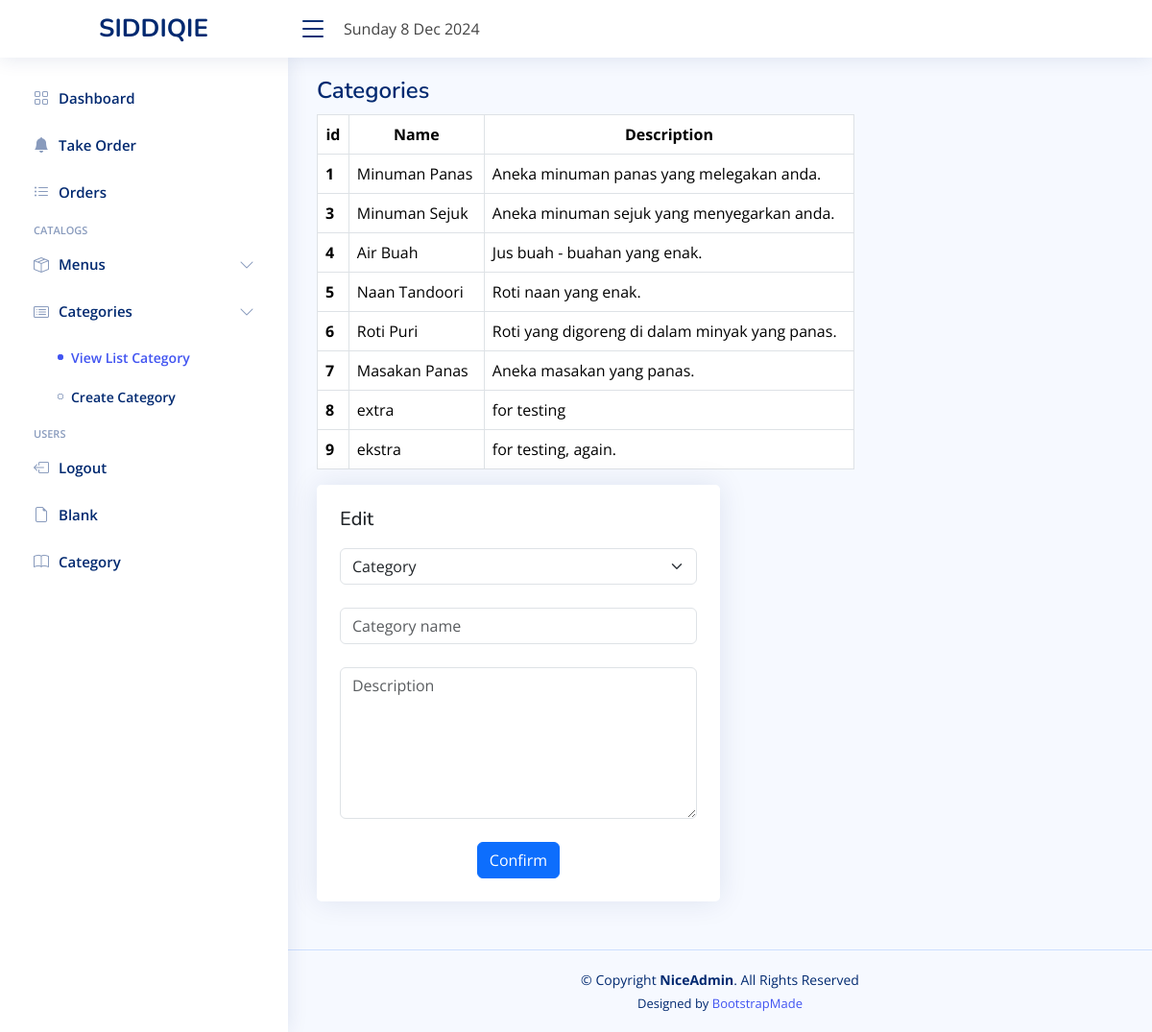
Screenshot of /view_category.php with the database file from the repository.
### tables this page shows
CREATE TABLE `categories` (
  `category_id` int(11) NOT NULL,
  `name` varchar(50) NOT NULL,
  `description` text DEFAULT NULL,
  `created_at` timestamp NOT NULL DEFAULT current_timestamp()
);

### view_category.php (the view, shortened to what this page needs)
<!DOCTYPE html>
<html lang="en">
<head>
    <link href="assets/vendor/bootstrap/css/bootstrap.min.css" rel="stylesheet">
    <link href="assets/vendor/bootstrap-icons/bootstrap-icons.css" rel="stylesheet">
    <link href="assets/vendor/boxicons/css/boxicons.min.css" rel="stylesheet">
    <link href="assets/vendor/quill/quill.snow.css" rel="stylesheet">
    <link href="assets/vendor/quill/quill.bubble.css" rel="stylesheet">
    <link href="assets/vendor/remixicon/remixicon.css" rel="stylesheet">
    <link href="assets/vendor/simple-datatables/style.css" rel="stylesheet">
    <link href="assets/css/style.css" rel="stylesheet">
</head>
<body>
    <header id="header" class="header fixed-top d-flex align-items-center">
        <div class="d-flex align-items-center justify-content-between">
            <a href="index.html" class="logo d-flex align-items-center">
                <span class="d-none d-lg-block mx-auto">SIDDIQIE</span>
            </a>
            <i class="bi bi-list toggle-sidebar-btn"></i>
        </div>
        <div class="main mt-3 ms-3">
            <p id="datetime"></p>
        </div>
    </header>
    <aside id="sidebar" class="sidebar">
        <ul class="sidebar-nav" id="sidebar-nav">
            <li class="nav-item">
                <a class="nav-link collapsed" href="index.html">
                    <i class="bi bi-grid"></i>
                    <span>Dashboard</span>
                </a>
            </li>
            <li class="nav-item">
                <a class="nav-link collapsed" href="index.html">
                    <i class="bi bi-bell-fill"></i>
                    <span>Take Order</span>
                </a>
            </li>
            <li class="nav-item">
                <a class="nav-link collapsed" href="index.html">
                    <i class="bi bi-list-ul"></i>
                    <span>Orders</span>
                </a>
            </li>
            <li class="nav-heading">Catalogs</li>
            <li class="nav-item">
                <a class="nav-link collapsed" data-bs-target="#components-nav" data-bs-toggle="collapse" href="#">
                    <i class="bi bi-box-seam"></i><span>Menus</span><i class="bi bi-chevron-down ms-auto"></i>
                </a>
            </li>
            <li class="nav-item">
                <a class="nav-link collapsed" data-bs-target="#forms-nav" data-bs-toggle="collapse" href="#">
                    <i class="bi bi-card-list"></i><span>Categories</span><i class="bi bi-chevron-down ms-auto"></i>
                </a>
                <ul id="forms-nav" class="nav-content collapse show" data-bs-parent="#sidebar-nav">
                    <li>
                        <a href="view_category.php" class="active">
                            <i class="bi bi-circle"></i><span>View List Category</span>
                        </a>
                    </li>
                    <li>
                        <a href="category.php">
                            <i class="bi bi-circle"></i><span>Create Category</span>
                        </a>
                    </li>
                </ul>
            </li>
            <li class="nav-heading">Users</li>
            <li class="nav-item">
                <a class="nav-link collapsed" href="pages-login.html">
                    <i class="bi bi-box-arrow-left"></i>
                    <span>Logout</span>
                </a>
            </li>
            <li class="nav-item">
                <a class="nav-link collapsed" href="pages-blank.html">
                    <i class="bi bi-file-earmark"></i>
                    <span>Blank</span>
                </a>
            </li>
            <li class="nav-item">
                <a class="nav-link collapsed" href="category.php">
                    <i class="bi bi-book"></i>
                    <span>Category</span>
                </a>
            </li>
        </ul>
    </aside>
    <main id="main" class="main">
        <div class="pagetitle">
            <h1>Categories</h1>
        </div>
        <?php
        global $dbc;
        $query = "SELECT category_id AS id,  name AS name,  description AS description,  created_at AS created_at FROM categories";
        $result = @mysqli_query($dbc, $query);
        $num = @mysqli_num_rows($result);
        echo '<div class="col-lg-8">';
        if ($num > 0) {
            echo '<table class="table table-bordered"><thead><tr><th scope="col"><center>id</center></th><th scope="col"><center>Name</center></th><th scope="col"><center>Description</center></th></tr></thead>';
            while ($row = @mysqli_fetch_array($result, MYSQLI_ASSOC)) {
                echo '<tbody><tr><th scope="row">' . $row['id'] . '</th><td>' . $row['name'] . '</td><td>' . $row['description'] . '</td></tr>';
            }
        } else {
        }
        echo '</tbody>';
        echo '</table>';
        echo '</div>';
        $query2 = "select category_id, name from categories";
        $result2 = @mysqli_query($dbc, $query2);
        $num2 = @mysqli_num_rows($result2);
        ?>
        <div class="col-xl-6">
            <div class="card p-4">
                <div class="pagetitle">
                    <h5>Edit</h5>
                </div>
                <form action="view_category.php" method="post">
                    <div class="row gy-4">
                        <div class="col-md-12">
                            <?php
                            if ($num2 > 0) {
                                echo '<select class="form-select" name="category_id" aria-label="Default select example" required>
                                    <option value="" selected>Category</option>';
                            } else {
                                echo '<p>No categories available.</p>';
                            }
                            echo '</select>';
                            ?>
                        </div>
                        <div class="col-md-12">
                            <input type="text" class="form-control" name="name" placeholder="Category name" required>
                        </div>
                        <div class="col-md-12">
                            <textarea class="form-control" name="desc" rows="6" placeholder="Description" required></textarea>
                        </div>
                        <div class="col-md-12 text-center">
                            <button type="submit" class="btn btn-primary">Confirm</button>
                        </div>
                    </div>
                </form>
            </div>
        </div>
    </main>
    <footer id="footer" class="footer">
        <div class="copyright">
            &copy; Copyright <strong><span>NiceAdmin</span></strong>. All Rights Reserved
        </div>
        <div class="credits">
            Designed by <a href="https://bootstrapmade.com/">BootstrapMade</a>
        </div>
    </footer>
</body>
</html>

### assets/css/style.css (style rules this page uses)
:root { scroll-behavior: smooth; }
body { font-family: "Open Sans", sans-serif; background: #f6f9ff; color: #444444; }
a { color: #4154f1; text-decoration: none; }
h1, h2, h3, h4, h5, h6 { font-family: "Nunito", sans-serif; }
#main { margin-top: 60px; padding: 20px 30px; transition: all 0.3s; }
.pagetitle { margin-bottom: 10px; }
.pagetitle h1 { font-size: 24px; margin-bottom: 0; font-weight: 600; color: #012970; }
.card { margin-bottom: 30px; border: none; border-radius: 5px; box-shadow: 0px 0 30px rgba(1, 41, 112, 0.1); }
.logo { line-height: 1; }
@media (min-width: 1200px) { .logo { width: 280px; } }
.logo span { font-size: 26px; font-weight: 700; color: #012970; font-family: "Nunito", sans-serif; }
.header { transition: all 0.5s; z-index: 997; height: 60px; box-shadow: 0px 2px 20px rgba(1, 41, 112, 0.1); background-color: #fff; padding-left: 20px; }
.header .toggle-sidebar-btn { font-size: 32px; padding-left: 10px; cursor: pointer; color: #012970; }
.sidebar { position: fixed; top: 60px; left: 0; bottom: 0; width: 300px; z-index: 996; transition: all 0.3s; padding: 20px; overflow-y: auto; scrollbar-width: thin; scrollbar-color: #aab7cf transparent; box-shadow: 0px 0px 20px rgba(1, 41, 112, 0.1); background-color: #fff; }
@media (min-width: 1200px) { #main, #footer { margin-left: 300px; } }
.sidebar-nav { padding: 0; margin: 0; list-style: none; }
.sidebar-nav li { padding: 0; margin: 0; list-style: none; }
.sidebar-nav .nav-item { margin-bottom: 5px; }
.sidebar-nav .nav-heading { font-size: 11px; text-transform: uppercase; color: #899bbd; font-weight: 600; margin: 10px 0 5px 15px; }
.sidebar-nav .nav-link { display: flex; align-items: center; font-size: 15px; font-weight: 600; color: #4154f1; transition: 0.3; background: #f6f9ff; padding: 10px 15px; border-radius: 4px; }
.sidebar-nav .nav-link i { font-size: 16px; margin-right: 10px; color: #4154f1; }
.sidebar-nav .nav-link.collapsed { color: #012970; background: #fff; }
.sidebar-nav .nav-link.collapsed i { color: #899bbd; }
.sidebar-nav .nav-link .bi-chevron-down { margin-right: 0; transition: transform 0.2s ease-in-out; }
.sidebar-nav .nav-content { padding: 5px 0 0 0; margin: 0; list-style: none; }
.sidebar-nav .nav-content a { display: flex; align-items: center; font-size: 14px; font-weight: 600; color: #012970; transition: 0.3; padding: 10px 0 10px 40px; transition: 0.3s; }
.sidebar-nav .nav-content a i { font-size: 6px; margin-right: 8px; line-height: 0; border-radius: 50%; }
.sidebar-nav .nav-content a:hover, .sidebar-nav .nav-content a.active { color: #4154f1; }
.sidebar-nav .nav-content a.active i { background-color: #4154f1; }
.footer { padding: 20px 0; font-size: 14px; transition: all 0.3s; border-top: 1px solid #cddfff; }
.footer .copyright { text-align: center; color: #012970; }
.footer .credits { padding-top: 5px; text-align: center; font-size: 13px; color: #012970; }

### rows the page displays
categories: category_id "1", name "Minuman Panas", description "Aneka minuman panas yang melegakan anda."
categories: category_id "3", name "Minuman Sejuk", description "Aneka minuman sejuk yang menyegarkan anda."
categories: category_id "4", name "Air Buah", description "Jus buah - buahan yang enak."
categories: category_id "5", name "Naan Tandoori", description "Roti naan yang enak."
categories: category_id "6", name "Roti Puri", description "Roti yang digoreng di dalam minyak yang panas."
categories: category_id "7", name "Masakan Panas", description "Aneka masakan yang panas."
categories: category_id "8", name "extra", description "for testing"
categories: category_id "9", name "ekstra", description "for testing, again."
